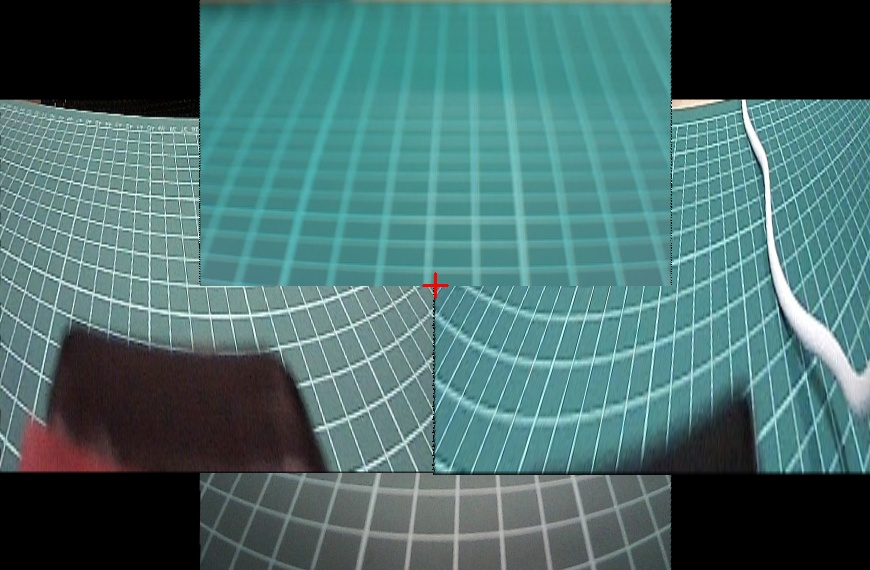
#> input picture Code/Server/plane_map_output/plane_map_stitched.jpg, 870 x 570 px
$ python -i plane_map_stitch.py   (imports and definitions only)
#> lines starting #> are read from the running program, lines starting #| are printed output that depends on the picture; after the words box and inside, x2 and y2 are one past the last pixel; in counts of white or black regions, pixels touching at a corner belong together
#> further down, picture is the input picture: shape (570, 870, 3); mean B, G, R 110.1, 110.9, 73.8
#!/usr/bin/env python3
"""Stitch four labeled camera views into one top-down plane map."""

import argparse
import json
from pathlib import Path

import cv2
import numpy as np


DEFAULT_CALIBRATION = Path(__file__).with_name("plane_map_calibration.json")
DEFAULT_INPUT_DIR = Path(__file__).with_name("camera_labeled")
DEFAULT_OUTPUT_DIR = Path(__file__).with_name("plane_map_output")


def quad_area(quad):
    return float(cv2.contourArea(np.array(quad, dtype=np.float32)))


def validate_quad(quad, image_shape):
    points = np.array(quad, dtype=np.float32).reshape(-1, 2)
    if points.shape[0] != 4:
        raise RuntimeError("A mat quad must contain exactly four points")
    if len({tuple(map(float, point)) for point in points}) != 4:
        raise RuntimeError(f"Degenerate mat quad detected: {points.tolist()}")
    height, width = image_shape[:2]
    if quad_area(points) < width * height * 0.04:
        raise RuntimeError("Detected mat quad is too small")


# [4 lines left out: function build_src_mask, not called in this run]


def detect_mat_quad(image, debug_path=None):
    height, width = image.shape[:2]
#> height = 570; width = 870
    roi_top = int(height * 0.10)
#> roi_top = 57
    roi = image[roi_top:, :]
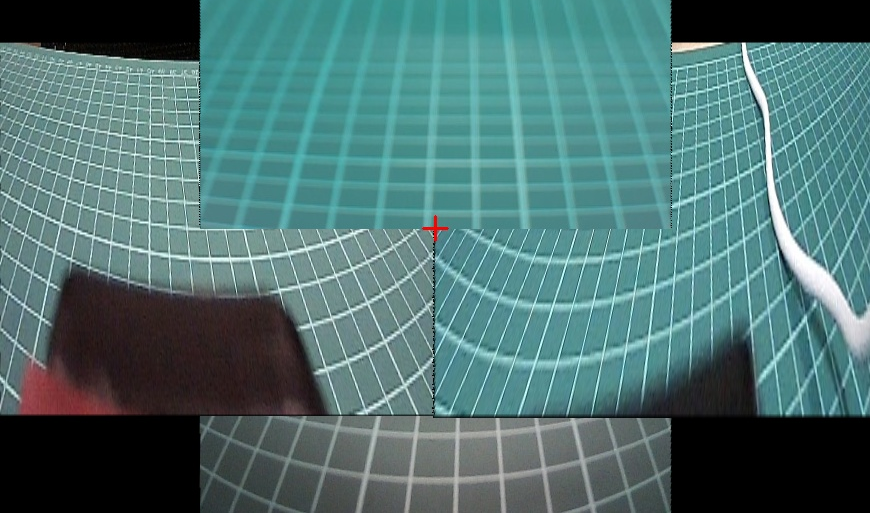
#> roi: shape (513, 870, 3); mean B, G, R 114.2, 114.7, 78
    hsv = cv2.cvtColor(roi, cv2.COLOR_BGR2HSV)
#> hsv: shape (513, 870, 3); mean H, S, V 77.4, 78.2, 117.1
    mask_roi = cv2.inRange(hsv, (35, 40, 40), (90, 255, 255))
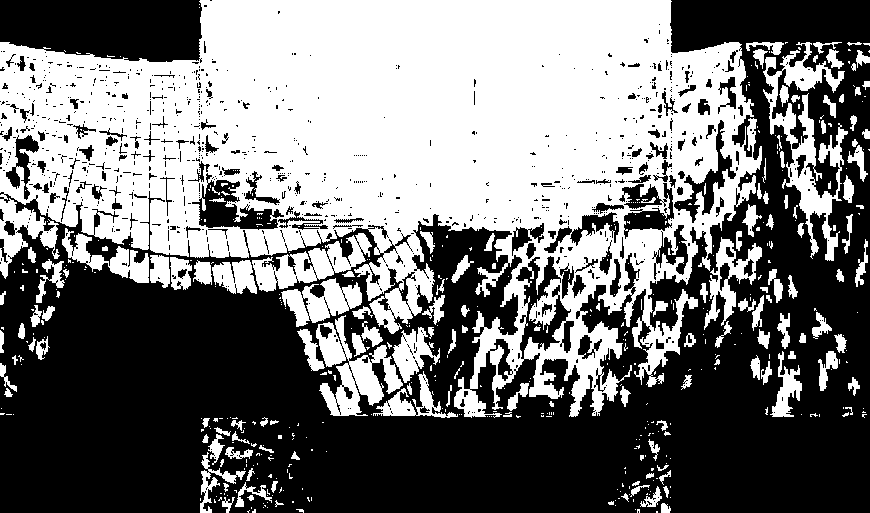
#> mask_roi: shape (513, 870); 46.5% white; 511 white regions (365 under 20 px), largest, box (x1, y1, x2, y2) and area: (0, 0, 762, 418) 169882, (763, 42, 848, 261) 5440, (316, 315, 403, 416) 3645
    mask_roi = cv2.morphologyEx(mask_roi, cv2.MORPH_CLOSE, np.ones((9, 9), np.uint8), iterations=2)
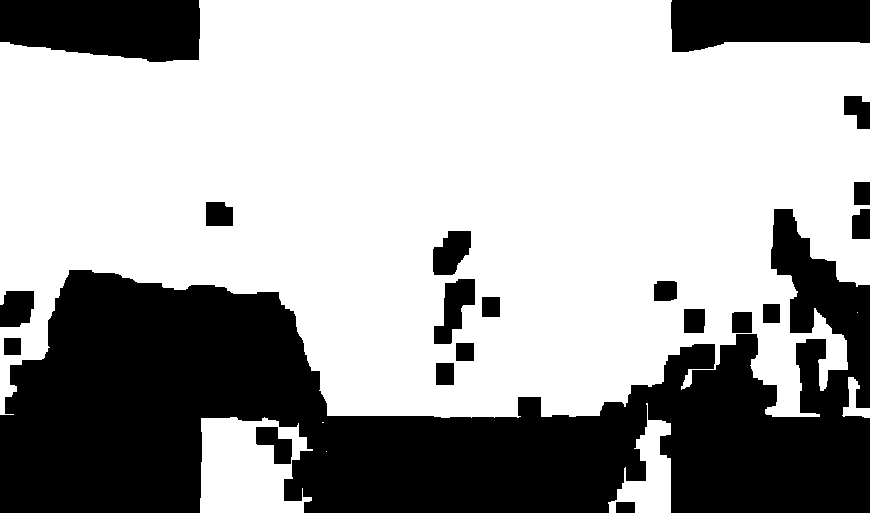
#> mask_roi: shape (513, 870); 64.9% white; 20 black regions, largest, box (x1, y1, x2, y2) and area: (0, 209, 870, 513) 127230, (0, 0, 200, 62) 10749, (671, 0, 870, 52) 8730
    mask = np.zeros((height, width), dtype=np.uint8)
    mask[roi_top:] = mask_roi
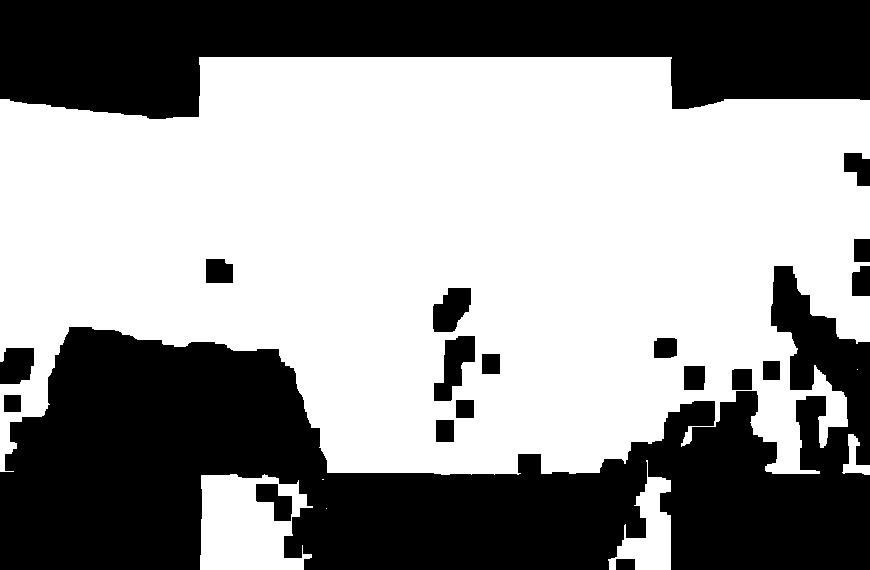
#> mask: shape (570, 870); 58.4% white; 19 black regions, largest, box (x1, y1, x2, y2) and area: (0, 266, 870, 570) 127230, (0, 0, 870, 119) 69069, (434, 336, 475, 401) 1467

    row_counts = np.count_nonzero(mask, axis=1)
#> row_counts = 570 values, max 870 at index 119, min 0 at index 0, mean 508.2
    active_rows = np.where(row_counts > width * 0.12)[0]
#> active_rows = 477 values from 57 to 569
    if len(active_rows) < 10:
        raise RuntimeError("No green mat region detected")

    top_row = int(active_rows[0])
#> top_row = 57
    bottom_row = int(active_rows[-1])
#> bottom_row = 569

    def row_edges(row):
        cols = np.where(mask[row] > 0)[0]
        if len(cols) < 20:
            return None
        return float(cols[0]), float(cols[-1])

    chosen_top = None
    for row in range(top_row, bottom_row + 1):
        edges = row_edges(row)
        if edges is None:
            continue
        if edges[1] - edges[0] >= width * 0.25:
            chosen_top = row
            break
#> this loop made 1 pass
#> edges on pass 1: (199, 671)
    if chosen_top is None:
        chosen_top = top_row

    top = row_edges(chosen_top)
#> top = (199, 671)
    bottom = row_edges(bottom_row)
#> bottom = (200, 670)
    if top is None or bottom is None:
        raise RuntimeError("Could not estimate mat edges")

    quad = np.array(
        [
            [top[0], float(chosen_top)],
            [top[1], float(chosen_top)],
            [bottom[1], float(bottom_row)],
            [bottom[0], float(bottom_row)],
        ],
        dtype=np.float32,
    )
#> quad = [[199, 57], [671, 57], [670, 569], [200, 569]]
    validate_quad(quad, image.shape)

    if debug_path is not None:
        preview = image.copy()
        cv2.polylines(preview, [quad.astype(np.int32)], True, (0, 0, 255), 2)
        labels = ["TL", "TR", "BR", "BL"]
        for label, point in zip(labels, quad.astype(int)):
            cv2.circle(preview, tuple(point), 6, (0, 255, 255), -1)
            cv2.putText(
                preview,
                label,
                tuple(point + 8),
                cv2.FONT_HERSHEY_SIMPLEX,
                0.5,
                (255, 255, 255),
                2,
            )
        cv2.imwrite(str(debug_path), preview)

    return quad


def load_calibration(path):
    with open(path, encoding="utf-8") as handle:
        return json.load(handle)


# [163 lines left out: functions resolve_src_quad, warp_camera_view, draw_grid, build_layout_image, stitch_plane_map, build_parser and 1 more, not called in this run]


# [2 lines not run here, left out]

>>> import cv2
>>> picture = cv2.imread('plane_map_output/plane_map_stitched.jpg')
>>> result = detect_mat_quad(picture)
#> result = [[199, 57], [671, 57], [670, 569], [200, 569]]

$ run again, on Code/Server/plane_map_output/debug2_left.jpg
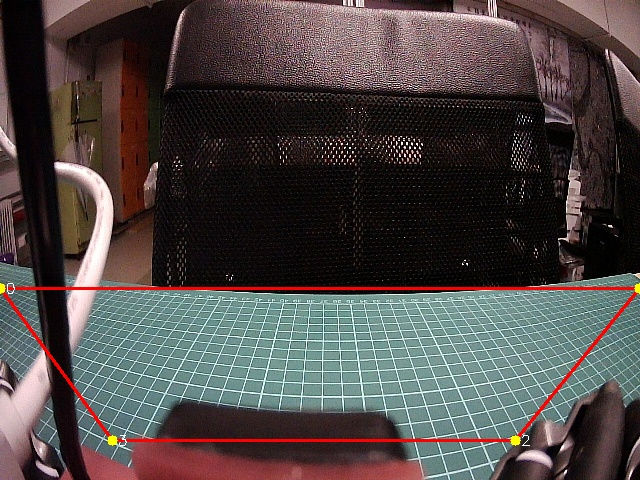
#> input picture Code/Server/plane_map_output/debug2_left.jpg, 640 x 480 px
#> picture is the input picture: shape (480, 640, 3); mean B, G, R 69.3, 70.6, 77.6
#> hsv: shape (432, 640, 3); mean H, S, V 76.3, 96.4, 83.8
#> in detect_mat_quad, `mask_roi = cv2.inRange(hsv, (35, 40, 40), (90, 255, 255))`:
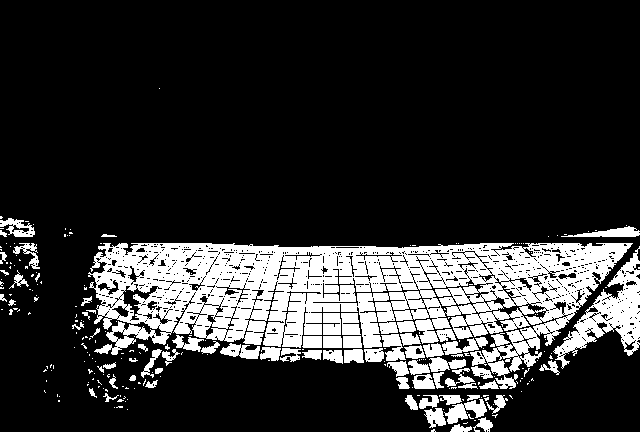
#> mask_roi: shape (432, 640); 19.5% white; 249 white regions (180 under 20 px), largest, box (x1, y1, x2, y2) and area: (88, 243, 633, 389) 39417, (553, 246, 640, 369) 3361, (444, 399, 487, 424) 543
#> in detect_mat_quad, `mask[roi_top:] = mask_roi`:
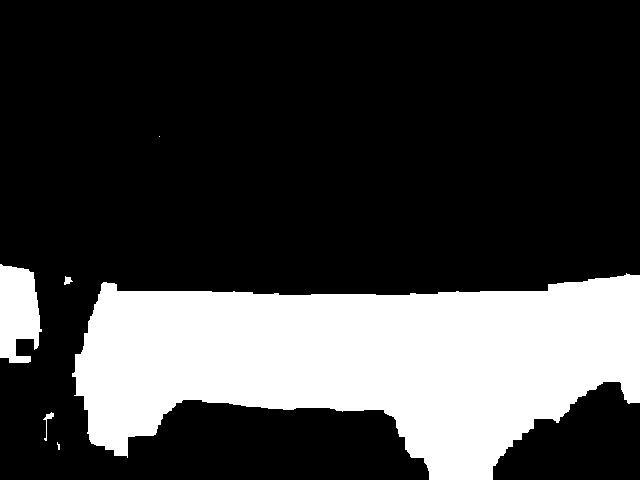
#> mask: shape (480, 640); 25.5% white; 6 white regions (2 under 20 px), largest, box (x1, y1, x2, y2) and area: (72, 273, 640, 480) 74963, (0, 264, 42, 363) 3160, (43, 412, 54, 441) 74, (64, 276, 73, 285) 48
#> row_counts = 480 values, max 596 at index 356, min 0 at index 0, mean 163
#> active_rows = 180 values from 278 to 457
#> top_row = 278
#> bottom_row = 457
#> the loop in detect_mat_quad, `for row in range(top_row, bottom_row + 1):` made 1 pass
#> edges on pass 1: (0, 639)
#> top = (0, 639)
#> bottom = (127, 499)
#> quad = [[0, 278], [639, 278], [499, 457], [127, 457]]
